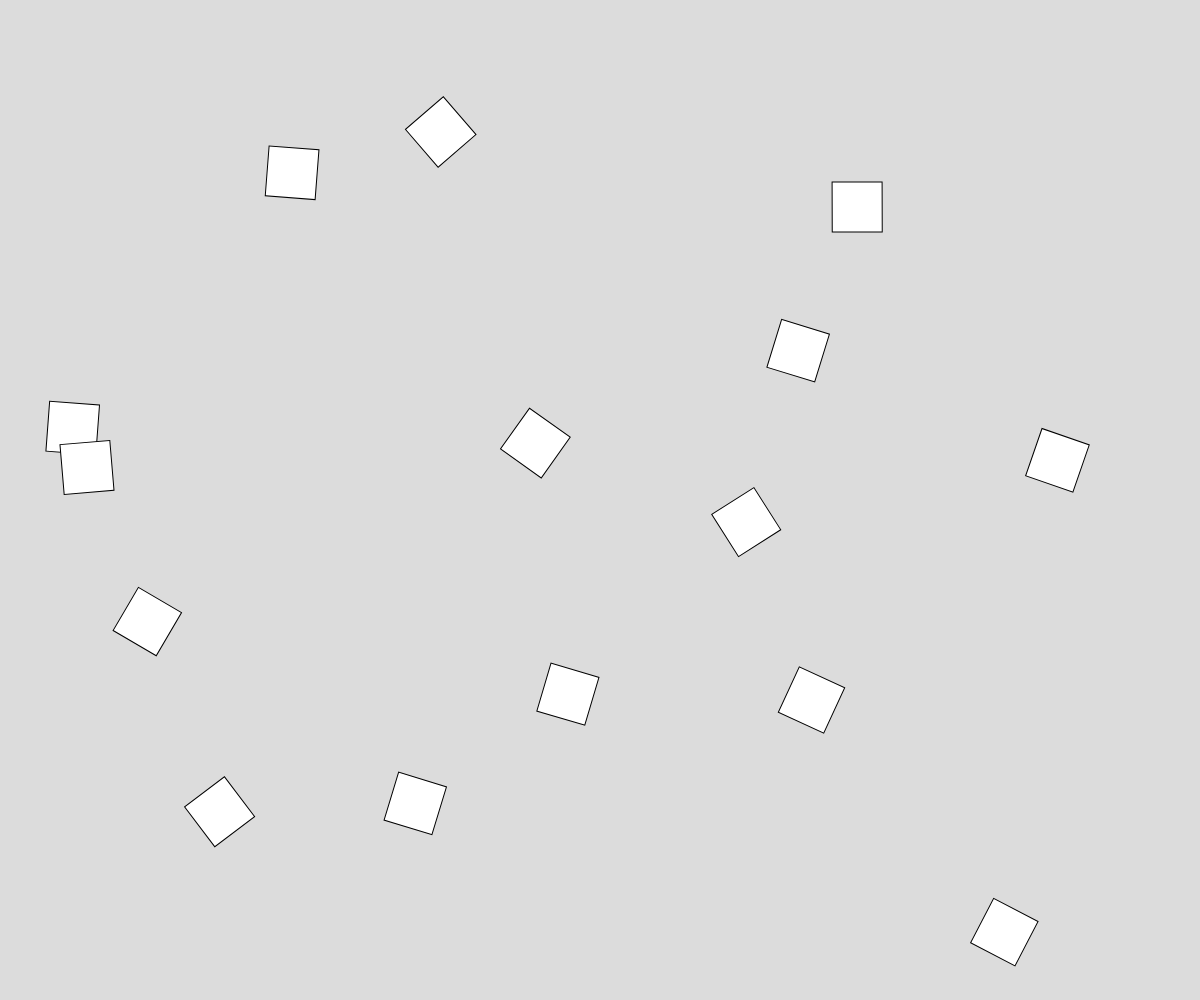
Frame 1 (no input)
Frame 60 (no input): identical to frame 1, image omitted
Frame 120 (the mouse pressed at the canvas centre since frame 60): identical to frame 1, image omitted

The p5.js sketch that drew this single still picture (run headless with seeded random() and noise() and a simulated clock; from frame 60 on, the mouse is pressed at the canvas centre):

// p5.js sketch
// ── sketch.js
// Cubic Disarray Demo
// March 7th, 2023

let boxes = [];

function setup() {
  createCanvas(windowWidth, windowHeight);
  angleMode(DEGREES);
  rectMode(CENTER);
  for (let i = 0; i < 15; i++) {
    spawnBox(random(width), random(height), 50, random(360));
  }
}

function draw() {
  background(220);
  for (let i = 0; i < boxes.length; i++) {
    displayBox(boxes[i]);
  }
}

function displayBox(myBox) {
  push(); //saving transformation matrix

  translate(myBox.x, myBox.y);
  rotate(myBox.rotation);
  square(0, 0, myBox.size);

  pop(); //resetting transformation matrix
}

function spawnBox(theX, theY, theSize, howRotated) {
  let someBox = {
    x: theX,
    y: theY,
    size: theSize,
    rotation: howRotated,
  }
  boxes.push(someBox);
}
